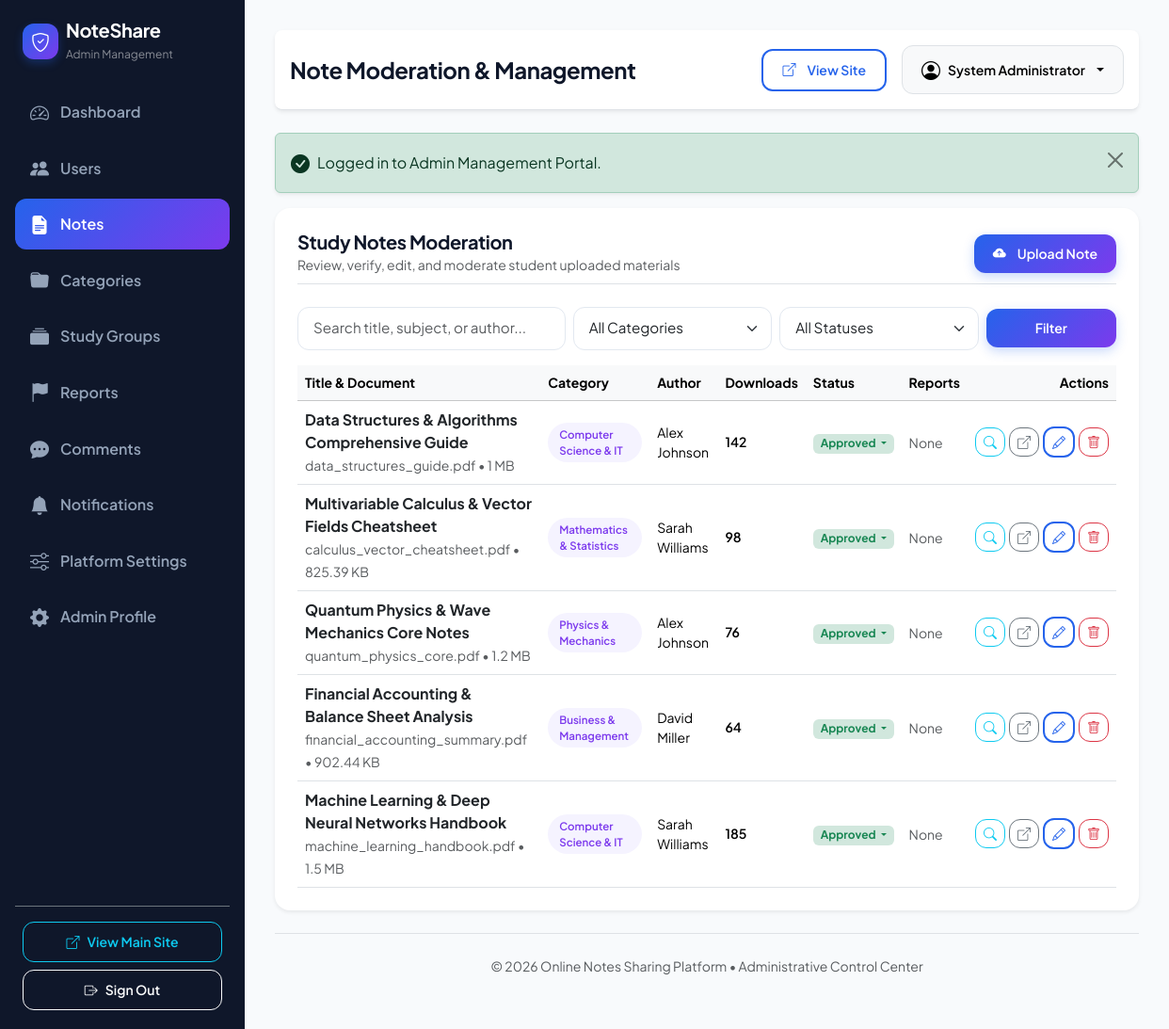
Screenshot of /online-notes-sharing/admin/notes.php (signed in) with the database file from the repository.
### tables this page shows
CREATE TABLE IF NOT EXISTS `users` (
    `id` INT AUTO_INCREMENT PRIMARY KEY,
    `name` VARCHAR(100) NOT NULL,
    `email` VARCHAR(150) NOT NULL UNIQUE,
    `password` VARCHAR(255) NOT NULL,
    `profile_image` VARCHAR(255) DEFAULT 'default_avatar.png',
    `bio` TEXT DEFAULT NULL,
    `role` ENUM('user', 'admin') DEFAULT 'user',
    `status` ENUM('active', 'blocked') DEFAULT 'active',
    `created_at` TIMESTAMP DEFAULT CURRENT_TIMESTAMP,
    INDEX `idx_users_email` (`email`),
    INDEX `idx_users_role` (`role`),
    INDEX `idx_users_status` (`status`)
);

CREATE TABLE IF NOT EXISTS `notes` (
    `id` INT AUTO_INCREMENT PRIMARY KEY,
    `user_id` INT NOT NULL,
    `category_id` INT NOT NULL,
    `title` VARCHAR(255) NOT NULL,
    `description` TEXT,
    `subject` VARCHAR(150) NOT NULL,
    `keywords` VARCHAR(255) DEFAULT '',
    `file_name` VARCHAR(255) NOT NULL,
    `file_path` VARCHAR(255) NOT NULL,
    `file_type` VARCHAR(50) NOT NULL,
    `file_size` INT NOT NULL DEFAULT 0,
    `downloads` INT NOT NULL DEFAULT 0,
    `views` INT NOT NULL DEFAULT 0,
    `status` ENUM('approved', 'pending', 'rejected') DEFAULT 'approved',
    `created_at` TIMESTAMP DEFAULT CURRENT_TIMESTAMP,
    `updated_at` TIMESTAMP DEFAULT CURRENT_TIMESTAMP ON UPDATE CURRENT_TIMESTAMP,
    FOREIGN KEY (`user_id`) REFERENCES `users`(`id`) ON DELETE CASCADE,
    FOREIGN KEY (`category_id`) REFERENCES `categories`(`id`) ON DELETE CASCADE,
    INDEX `idx_notes_user` (`user_id`),
    INDEX `idx_notes_category` (`category_id`),
    INDEX `idx_notes_subject` (`subject`),
    INDEX `idx_notes_status` (`status`),
    INDEX `idx_notes_downloads` (`downloads`),
    INDEX `idx_notes_views` (`views`),
    INDEX `idx_notes_created` (`created_at`)
);

CREATE TABLE IF NOT EXISTS `categories` (
    `id` INT AUTO_INCREMENT PRIMARY KEY,
    `name` VARCHAR(100) NOT NULL UNIQUE,
    `description` TEXT,
    `icon` VARCHAR(50) DEFAULT 'bi-folder',
    `created_at` TIMESTAMP DEFAULT CURRENT_TIMESTAMP,
    INDEX `idx_categories_name` (`name`)
);

### online-notes-sharing/admin/notes.php (the view, shortened to what this page needs)
<?php
$admin_title = 'Note Moderation & Management';
require_once __DIR__ . '/includes/header.php';
$search = trim($_GET['q'] ?? '');
$conditions = ["1=1"];
$params = [];
$where_sql = implode(' AND ', $conditions);
$notes = [];
try {
    $sql = "SELECT n.*, c.name AS category_name, u.name AS author_name,
                   (SELECT COUNT(*) FROM reports WHERE note_id = n.id AND status = 'pending') AS pending_reports
            FROM notes n
            JOIN categories c ON n.category_id = c.id
            JOIN users u ON n.user_id = u.id
            WHERE {$where_sql}
            ORDER BY n.created_at DESC";
    $stmt = $pdo->prepare($sql);
    $stmt->execute($params);
    $notes = $stmt->fetchAll();
} catch (PDOException $e) {
    error_log("Admin notes query error: " . $e->getMessage());
}
?>
<div class="card border-0 shadow-sm rounded-4 p-4 bg-white mb-4">
    <div class="d-flex align-items-center justify-content-between mb-4 pb-2 border-bottom">
        <div>
            <h5 class="fw-bold mb-0">Study Notes Moderation</h5>
            <small class="text-muted">Review, verify, edit, and moderate student uploaded materials</small>
        </div>
        <a href="../upload_note.php" class="btn btn-primary btn-sm" target="_blank">
            <i class="bi bi-cloud-arrow-up-fill me-1"></i> Upload Note
        </a>
    </div>
    <form method="GET" action="notes.php" class="row g-2 align-items-center mb-3">
        <div class="col-md-4">
            <input type="text" name="q" class="form-control form-control-sm" placeholder="Search title, subject, or author..." value="<?= htmlspecialchars($search) ?>">
        </div>
        <div class="col-md-3">
            <select name="category" class="form-select form-select-sm" onchange="this.form.submit()">
                <option value="0">All Categories</option>
            </select>
        </div>
        <div class="col-md-3">
            <select name="status" class="form-select form-select-sm" onchange="this.form.submit()">
                <option value="">All Statuses</option>
            </select>
        </div>
        <div class="col-md-2 d-flex gap-1">
            <button type="submit" class="btn btn-primary btn-sm w-100">Filter</button>
        </div>
    </form>
    <div class="table-responsive">
        <table class="table table-hover align-middle mb-0">
            <thead class="table-light small text-muted">
                <tr>
                    <th>Title & Document</th>
                    <th>Category</th>
                    <th>Author</th>
                    <th>Downloads</th>
                    <th>Status</th>
                    <th>Reports</th>
                    <th class="text-end">Actions</th>
                </tr>
            </thead>
            <tbody>
                <?php foreach ($notes as $n): ?>
                    <tr>
                        <td>
                            <div class="fw-bold text-dark"><?= htmlspecialchars($n['title']) ?></div>
                            <small class="text-muted"><?= htmlspecialchars($n['file_name']) ?> &bull; <?= format_bytes($n['file_size']) ?></small>
                        </td>
                        <td><span class="category-pill" style="font-size: 0.72rem;"><?= htmlspecialchars($n['category_name']) ?></span></td>
                        <td class="small"><?= htmlspecialchars($n['author_name']) ?></td>
                        <td class="small fw-semibold"><?= $n['downloads'] ?></td>
                        <td>
                            <div class="dropdown d-inline-block">
                                <button class="badge bg-<?= $n['status'] === 'approved' ? 'success' : ($n['status'] === 'pending' ? 'warning' : 'danger') ?>-subtle text-<?= $n['status'] === 'approved' ? 'success' : ($n['status'] === 'pending' ? 'warning' : 'danger') ?> border dropdown-toggle border-0" type="button" data-bs-toggle="dropdown">
                                    <?= ucfirst($n['status']) ?>
                                </button>
                            </div>
                        </td>
                        <td>
                            <?php if ($n['pending_reports'] > 0): ?>
                                <span class="badge bg-danger text-white"><?= $n['pending_reports'] ?> Flagged</span>
                            <?php else: ?>
                                <span class="text-muted small">None</span>
                            <?php endif; ?>
                        </td>
                        <td class="text-end">
                            <div class="d-flex align-items-center justify-content-end gap-1">
                                <a href="view_note.php?id=<?= $n['id'] ?>" class="btn btn-sm btn-outline-info py-1 px-2" title="Inspect & Moderate">
                                    <i class="bi bi-search"></i>
                                </a>
                                <a href="../note.php?id=<?= $n['id'] ?>" class="btn btn-sm btn-outline-secondary py-1 px-2" target="_blank" title="View Public Page">
                                    <i class="bi bi-box-arrow-up-right"></i>
                                </a>
                                <a href="edit_note.php?id=<?= $n['id'] ?>" class="btn btn-sm btn-outline-primary py-1 px-2" title="Edit Note">
                                    <i class="bi bi-pencil"></i>
                                </a>
                                <form method="POST" action="delete_note.php" onsubmit="return confirm('Permanently delete note \'<?= htmlspecialchars(addslashes($n['title'])) ?>\' and remove file from storage?');" class="d-inline">
                                    <button type="submit" class="btn btn-sm btn-outline-danger py-1 px-2" title="Delete Note">
                                        <i class="bi bi-trash"></i>
                                    </button>
                                </form>
                            </div>
                        </td>
                    </tr>
                <?php endforeach; ?>
            </tbody>
        </table>
    </div>
</div>
<?php require_once __DIR__ . '/includes/footer.php'; ?>

### online-notes-sharing/admin/includes/header.php (shortened to what this page needs)
<?php
require_once __DIR__ . '/auth.php';
$admin_user = current_user();
?>
<!DOCTYPE html>
<html lang="en">
<head>
    <link href="https://cdn.jsdelivr.net/npm/bootstrap@5.3.3/dist/css/bootstrap.min.css" rel="stylesheet">
    <link rel="stylesheet" href="https://cdn.jsdelivr.net/npm/bootstrap-icons@1.11.3/font/bootstrap-icons.min.css">
    <link rel="stylesheet" href="https://cdnjs.cloudflare.com/ajax/libs/font-awesome/6.5.1/css/all.min.css">
    <link rel="stylesheet" href="../assets/css/style.css">
</head>
<body class="bg-light">
<div class="d-flex">
    <?php require_once __DIR__ . '/sidebar.php'; ?>
    <div class="admin-content flex-grow-1">
        <header class="d-flex align-items-center justify-content-between pb-3 mb-4 border-bottom bg-white p-3 rounded-3 shadow-sm">
            <div class="d-flex align-items-center gap-3">
                <h4 class="mb-0 fw-bold"><?= htmlspecialchars($admin_title) ?></h4>
            </div>
            <div class="d-flex align-items-center gap-3">
                <a href="../index.php" class="btn btn-sm btn-outline-primary" target="_blank">
                    <i class="bi bi-box-arrow-up-right me-1"></i> View Site
                </a>
                <div class="dropdown">
                    <button class="btn btn-light dropdown-toggle d-flex align-items-center gap-2 border" type="button" data-bs-toggle="dropdown">
                        <i class="bi bi-person-circle fs-5 text-purple"></i>
                        <span class="fw-semibold small d-none d-sm-inline"><?= htmlspecialchars($admin_user['name'] ?? 'Admin') ?></span>
                    </button>
                </div>
            </div>
        </header>

### online-notes-sharing/assets/css/style.css (style rules this page uses)
:root { --primary-blue: #2563eb; --primary-blue-dark: #1d4ed8; --primary-blue-light: #eff6ff; --primary-purple: #7c3aed; --primary-purple-dark: #6d28d9; --primary-purple-light: #f5f3ff; --accent-gradient: linear-gradient(135deg, #2563eb 0%, #7c3aed 100%); --accent-gradient-hover: linear-gradient(135deg, #1d4ed8 0%, #6d28d9 100%); --hero-gradient: linear-gradient(135deg, #0f172a 0%, #1e1b4b 50%, #1e293b 100%); --bg-light: #f8fafc; --bg-card: #ffffff; --bg-alt: #f1f5f9; --text-main: #0f172a; --text-muted: #64748b; --text-light: #94a3b8; --border-color: #e2e8f0; --border-hover: #cbd5e1; --success: #10b981; --warning: #f59e0b; --danger: #ef4444; --info: #06b6d4; --shadow-sm: 0 1px 3px 0 rgba(0, 0, 0, 0.08); --shadow-md: 0 4px 6px -1px rgba(0, 0, 0, 0.08), 0 2px 4px -2px rgba(0, 0, 0, 0.06); --shadow-lg: 0 10px 25px -3px rgba(37, 99, 235, 0.1), 0 4px 6px -4px rgba(0, 0, 0, 0.05); --shadow-hover: 0 20px 30px -10px rgba(124, 58, 237, 0.15); --radius-sm: 8px; --radius-md: 12px; --radius-lg: 16px; --radius-xl: 24px; --transition: all 0.25s cubic-bezier(0.4, 0, 0.2, 1); }
body { font-family: 'Plus Jakarta Sans', -apple-system, BlinkMacSystemFont, 'Segoe UI', Roboto, sans-serif; background-color: var(--bg-light); color: var(--text-main); min-height: 100vh; display: flex; flex-direction: column; overflow-x: hidden; }
h1, h2, h3, h4, h5, h6 { font-weight: 700; color: var(--text-main); letter-spacing: -0.02em; }
a { color: var(--primary-blue); text-decoration: none; transition: var(--transition); }
.btn { font-weight: 600; border-radius: var(--radius-md); padding: 0.625rem 1.25rem; transition: var(--transition); display: inline-flex; align-items: center; justify-content: center; gap: 0.5rem; }
.btn-primary { background: var(--accent-gradient); border: none; color: #fff; box-shadow: 0 4px 12px rgba(37, 99, 235, 0.25); }
.btn-outline-primary { border: 2px solid var(--primary-blue); color: var(--primary-blue); background: transparent; }
.category-pill { font-size: 0.8rem; font-weight: 600; padding: 0.25rem 0.75rem; border-radius: 50px; background-color: var(--primary-purple-light); color: var(--primary-purple); display: inline-flex; align-items: center; gap: 0.35rem; }
.form-control, .form-select { border-radius: var(--radius-md); border: 1.5px solid var(--border-color); padding: 0.65rem 1rem; font-size: 0.95rem; transition: var(--transition); }
.admin-content { margin-left: 260px; padding: 2rem; min-height: 100vh; background-color: #f8fafc; }

### rows the page displays
users: name "System Administrator"
notes: title "Data Structures & Algorithms Comprehensive Guide", file_name "data_structures_guide.pdf", file_size "1 MB", category.name "Computer Science & IT", user.name "Alex Johnson", downloads "142", status "Approved"
notes: title "Multivariable Calculus & Vector Fields Cheatsheet", file_name "calculus_vector_cheatsheet.pdf", file_size "825.39 KB", category.name "Mathematics & Statistics", user.name "Sarah Williams", downloads "98", status "Approved"
notes: title "Quantum Physics & Wave Mechanics Core Notes", file_name "quantum_physics_core.pdf", file_size "1.2 MB", category.name "Physics & Mechanics", user.name "Alex Johnson", downloads "76", status "Approved"
notes: title "Financial Accounting & Balance Sheet Analysis", file_name "financial_accounting_summary.pdf", file_size "902.44 KB", category.name "Business & Management", user.name "David Miller", downloads "64", status "Approved"
notes: title "Machine Learning & Deep Neural Networks Handbook", file_name "machine_learning_handbook.pdf", file_size "1.5 MB", category.name "Computer Science & IT", user.name "Sarah Williams", downloads "185", status "Approved"

### other values shown
$admin_title "Note Moderation & Management"
$msg "Logged in to Admin Management Portal."
